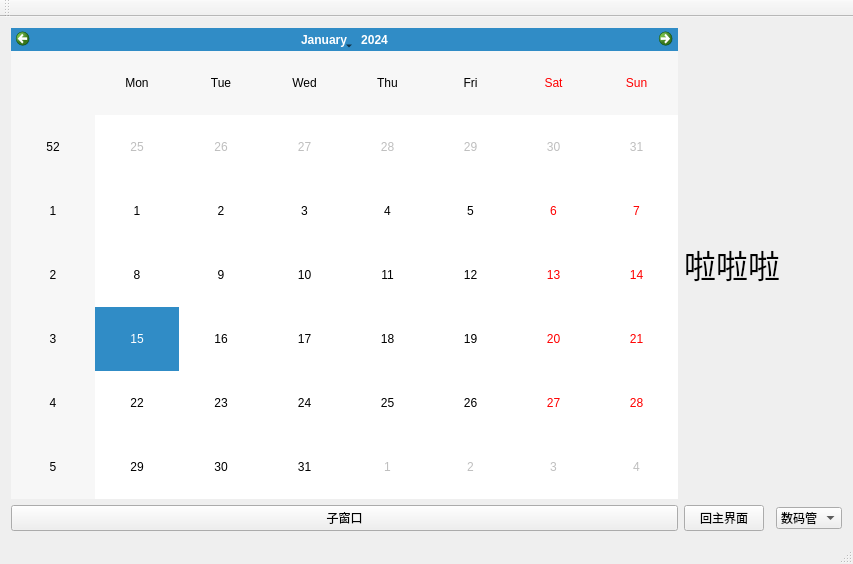
<?xml version="1.0" encoding="UTF-8"?>
<ui version="4.0">
 <class>GLDemoClass</class>
 <widget class="QMainWindow" name="GLDemoClass">
  <property name="geometry">
   <rect>
    <x>0</x>
    <y>0</y>
    <width>853</width>
    <height>564</height>
   </rect>
  </property>
  <property name="windowTitle">
   <string>GLDemo</string>
  </property>
  <widget class="QWidget" name="centralWidget">
   <layout class="QGridLayout" name="gridLayout">
    <item row="1" column="0">
     <widget class="QPushButton" name="pushButton">
      <property name="text">
       <string>子窗口</string>
      </property>
     </widget>
    </item>
    <item row="0" column="0">
     <widget class="QCalendarWidget" name="calendarWidget"/>
    </item>
    <item row="1" column="3">
     <widget class="QComboBox" name="comboBox">
      <item>
       <property name="text">
        <string>数码管</string>
       </property>
      </item>
      <item>
       <property name="text">
        <string>日期</string>
       </property>
      </item>
     </widget>
    </item>
    <item row="1" column="1">
     <widget class="QPushButton" name="pushButton2">
      <property name="text">
       <string>回主界面</string>
      </property>
     </widget>
    </item>
    <item row="0" column="1" colspan="3">
     <widget class="QLabel" name="label">
      <property name="font">
       <font>
        <family>.PingFang HK</family>
        <pointsize>24</pointsize>
       </font>
      </property>
      <property name="text">
       <string>啦啦啦</string>
      </property>
     </widget>
    </item>
   </layout>
  </widget>
  <widget class="QMenuBar" name="menuBar">
   <property name="geometry">
    <rect>
     <x>0</x>
     <y>0</y>
     <width>853</width>
     <height>26</height>
    </rect>
   </property>
  </widget>
  <widget class="QToolBar" name="mainToolBar">
   <attribute name="toolBarArea">
    <enum>TopToolBarArea</enum>
   </attribute>
   <attribute name="toolBarBreak">
    <bool>false</bool>
   </attribute>
  </widget>
  <widget class="QStatusBar" name="statusBar"/>
 </widget>
 <layoutdefault spacing="6" margin="11"/>
 <resources>
  <include location="gldemo.qrc"/>
 </resources>
 <connections/>
</ui>
